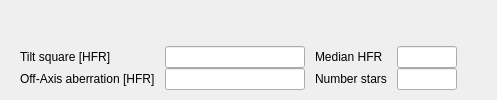
       <widget class="QWidget" name="TiltSquare">
        <attribute name="title">
         <string>Tilt Square</string>
        </attribute>
        <layout class="QGridLayout" name="gridLayout_9" rowstretch="1,0">
         <property name="leftMargin">
          <number>0</number>
         </property>
         <property name="topMargin">
          <number>0</number>
         </property>
         <property name="rightMargin">
          <number>0</number>
         </property>
         <property name="bottomMargin">
          <number>10</number>
         </property>
         <property name="horizontalSpacing">
          <number>10</number>
         </property>
         <property name="verticalSpacing">
          <number>0</number>
         </property>
         <item row="0" column="0">
          <widget class="ImageBar" name="tiltSquare" native="true"/>
         </item>
         <item row="1" column="0">
          <layout class="QGridLayout" name="gridLayout_13" columnstretch="0,0,0,0,0,0,0,1">
           <property name="leftMargin">
            <number>20</number>
           </property>
           <property name="horizontalSpacing">
            <number>10</number>
           </property>
           <property name="verticalSpacing">
            <number>0</number>
           </property>
           <item row="1" column="0">
            <widget class="QLabel" name="label_18">
             <property name="minimumSize">
              <size>
               <width>0</width>
               <height>0</height>
              </size>
             </property>
             <property name="text">
              <string>Off-Axis aberration [HFR]</string>
             </property>
            </widget>
           </item>
           <item row="1" column="3">
            <widget class="QLabel" name="label_5">
             <property name="text">
              <string>Number stars</string>
             </property>
            </widget>
           </item>
           <item row="1" column="1">
            <widget class="QLineEdit" name="textSquareTiltOffAxis">
             <property name="minimumSize">
              <size>
               <width>140</width>
               <height>0</height>
              </size>
             </property>
            </widget>
           </item>
           <item row="0" column="1">
            <widget class="QLineEdit" name="textSquareTiltHFR">
             <property name="minimumSize">
              <size>
               <width>140</width>
               <height>0</height>
              </size>
             </property>
            </widget>
           </item>
           <item row="0" column="7">
            <spacer name="horizontalSpacer_2">
             <property name="orientation">
              <enum>Qt::Orientation::Horizontal</enum>
             </property>
             <property name="sizeHint" stdset="0">
              <size>
               <width>40</width>
               <height>20</height>
              </size>
             </property>
            </spacer>
           </item>
           <item row="0" column="0">
            <widget class="QLabel" name="label_16">
             <property name="minimumSize">
              <size>
               <width>0</width>
               <height>0</height>
              </size>
             </property>
             <property name="text">
              <string>Tilt square [HFR]</string>
             </property>
            </widget>
           </item>
           <item row="1" column="4">
            <widget class="QLineEdit" name="squareNumberStars">
             <property name="minimumSize">
              <size>
               <width>0</width>
               <height>0</height>
              </size>
             </property>
             <property name="maximumSize">
              <size>
               <width>60</width>
               <height>16777215</height>
              </size>
             </property>
            </widget>
           </item>
           <item row="0" column="3">
            <widget class="QLabel" name="label_23">
             <property name="text">
              <string>Median HFR</string>
             </property>
            </widget>
           </item>
           <item row="0" column="4">
            <widget class="QLineEdit" name="squareMedianHFR">
             <property name="maximumSize">
              <size>
               <width>60</width>
               <height>16777215</height>
              </size>
             </property>
            </widget>
           </item>
          </layout>
         </item>
        </layout>
       </widget>
